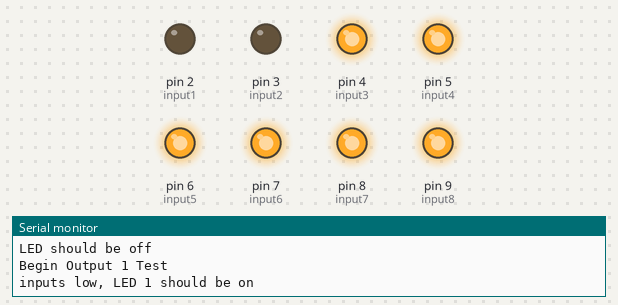
A sketch run on a simulated Arduino Uno, built with avr-gcc and run on an emulated ATmega328P. Shown: output pins drawn as LEDs (lit = HIGH), the last lines printed to the serial monitor.

Above: at 9.1 s.
At 11.1 s:
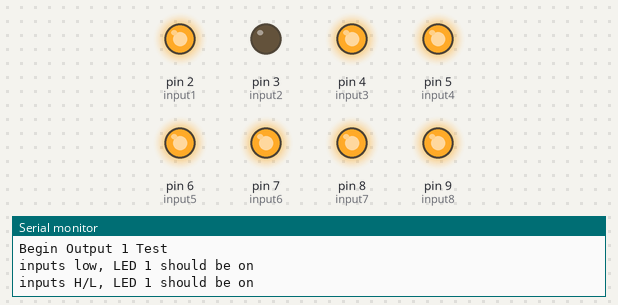
At 13.1 s:
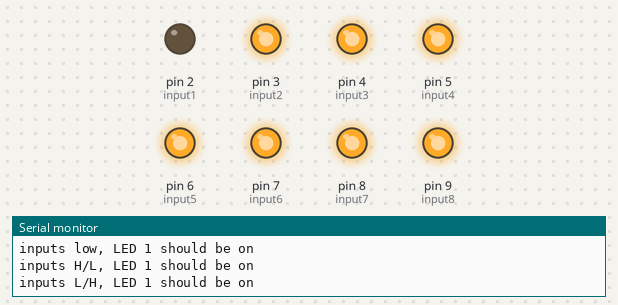
At 21.1 s:
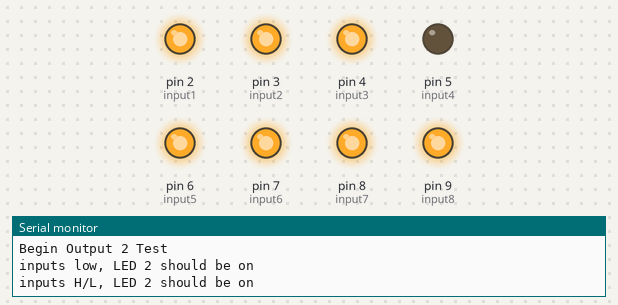
At 29.1 s:
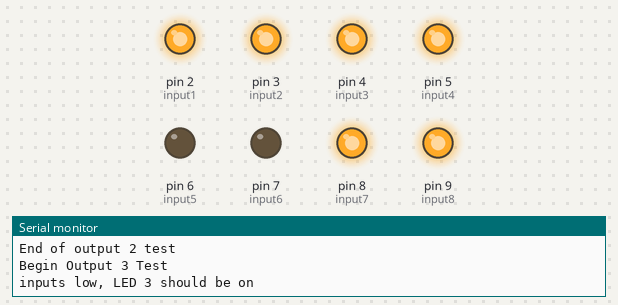
At 35.1 s:
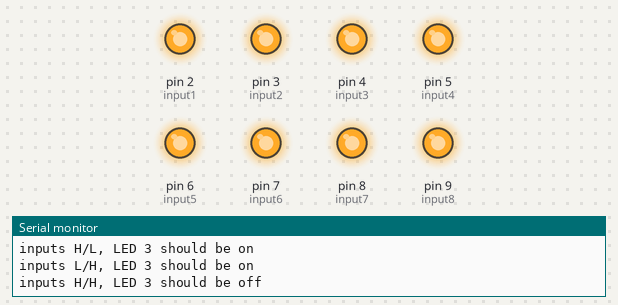
Timing chart, 0 to 40.0 s (numbered marks = the images above):
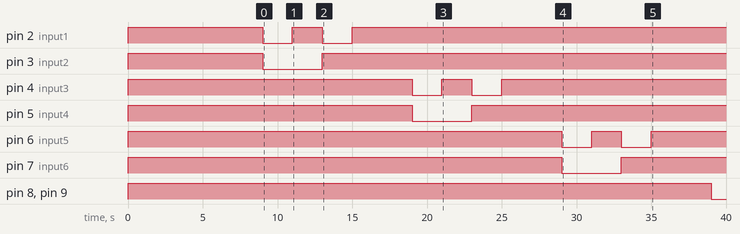

Measured:
- by itself, pin 2 (input1): alternates HIGH for 2.0 s and LOW for 2.0 s, 4 changes in all, then stays HIGH
- by itself, pin 3 (input2): HIGH → LOW at 9.0 s, → HIGH 4.0 s later
- by itself, pin 4 (input3): HIGH → LOW at 19.0 s, → HIGH 2.0 s later, → LOW 2.0 s later, → HIGH 2.0 s later, … (4 changes in this stretch)
- by itself, pin 5 (input4): HIGH → LOW at 19.0 s, → HIGH 4.0 s later
- by itself, pin 6 (input5): HIGH → LOW at 29.0 s, → HIGH 2.0 s later, → LOW 2.0 s later, → HIGH 2.0 s later, … (4 changes in this stretch)
- by itself, pin 7 (input6): HIGH → LOW at 29.0 s, → HIGH 4.0 s later
- by itself, pin 8 (input7), pin 9 (input8): HIGH → LOW at 39.0 s

The sketch:

74HC132.ino
```cpp
#define input1 2
#define input2 3
#define input3 4
#define input4 5
#define input5 6
#define input6 7
#define input7 8
#define input8 9

void resetLEDs(){
  digitalWrite(input1, HIGH);
  digitalWrite(input2, HIGH);
  digitalWrite(input3, HIGH);
  digitalWrite(input4, HIGH);
  digitalWrite(input5, HIGH);
  digitalWrite(input6, HIGH);
  digitalWrite(input7, HIGH);
  digitalWrite(input8, HIGH);
}

void setup() {
  // put your setup code here, to run once:
  pinMode(input1, OUTPUT);
  pinMode(input2, OUTPUT);
  pinMode(input3, OUTPUT);
  pinMode(input4, OUTPUT);
  pinMode(input5, OUTPUT);
  pinMode(input6, OUTPUT);
  pinMode(input7, OUTPUT);
  pinMode(input8, OUTPUT);
  Serial.begin(9600);
  Serial.println("BEGIN TEST");
  resetLEDs();
  Serial.println("All LED's should be off");
  delay(5000);

}

void TestOutput(int testOutput){
  switch(testOutput){
    case 1:
      Serial.println("Begin Output 1 Test");
      digitalWrite(input1, LOW);
      digitalWrite(input2, LOW);
      Serial.println("inputs low, LED 1 should be on");
      delay(2000);
      resetLEDs();
      digitalWrite(input1, HIGH);
      digitalWrite(input2, LOW);
      Serial.println("inputs H/L, LED 1 should be on");
      delay(2000);
      resetLEDs();
      digitalWrite(input1, LOW);
      digitalWrite(input2, HIGH);
      Serial.println("inputs L/H, LED 1 should be on");
      delay(2000);
      resetLEDs();
      digitalWrite(input1, HIGH);
      digitalWrite(input2, HIGH);
      Serial.println("inputs H/H, LED 1 should be off");
      delay(2000);
      resetLEDs();
      Serial.println("End of output 1 test");
      break;
    case 2:
      Serial.println("Begin Output 2 Test");
      digitalWrite(input3, LOW);
      digitalWrite(input4, LOW);
      Serial.println("inputs low, LED 2 should be on");
      delay(2000);
      resetLEDs();
      digitalWrite(input3, HIGH);
      digitalWrite(input4, LOW);
      Serial.println("inputs H/L, LED 2 should be on");
      delay(2000);
      resetLEDs();
      digitalWrite(input3, LOW);
      digitalWrite(input4, HIGH);
      Serial.println("inputs L/H, LED 2 should be on");
      delay(2000);
      resetLEDs();
      digitalWrite(input3, HIGH);
      digitalWrite(input4, HIGH);
      Serial.println("inputs H/H, LED 2 should be off");
      delay(2000);
      resetLEDs();
      Serial.println("End of output 2 test");
      break;
    case 3:
      Serial.println("Begin Output 3 Test");
      digitalWrite(input5, LOW);
      digitalWrite(input6, LOW);
      Serial.println("inputs low, LED 3 should be on");
      delay(2000);
      resetLEDs();
      digitalWrite(input5, HIGH);
      digitalWrite(input6, LOW);
      Serial.println("inputs H/L, LED 3 should be on");
      delay(2000);
      resetLEDs();
      digitalWrite(input5, LOW);
      digitalWrite(input6, HIGH);
      Serial.println("inputs L/H, LED 3 should be on");
      delay(2000);
      resetLEDs();
      digitalWrite(input5, HIGH);
      digitalWrite(input6, HIGH);
      Serial.println("inputs H/H, LED 3 should be off");
      delay(2000);
      resetLEDs();
      Serial.println("End of output 3 test");
      break;
    case 4:
      Serial.println("Begin Output 4 Test");
      digitalWrite(input7, LOW);
      digitalWrite(input8, LOW);
      Serial.println("inputs low, LED 4 should be on");
      delay(2000);
      resetLEDs();
      digitalWrite(input7, HIGH);
      digitalWrite(input8, LOW);
      Serial.println("inputs H/L, LED 4 should be on");
      delay(2000);
      resetLEDs();
      digitalWrite(input7, LOW);
      digitalWrite(input8, HIGH);
      Serial.println("inputs L/H, LED 4 should be on");
      delay(2000);
      resetLEDs();
      digitalWrite(input7, HIGH);
      digitalWrite(input8, HIGH);
      Serial.println("inputs H/H, LED 4 should be off");
      delay(2000);
      resetLEDs();
      Serial.println("End of output 4 test");
      break;
  }
}

void loop() {
  Serial.println("Cycle Start");
  delay(2000);
  resetLEDs();
  Serial.println("LED should be off");
  delay(2000);
  TestOutput(1);
  delay(2000);
  TestOutput(2);
  delay(2000);
  TestOutput(3);
  delay(2000);
  TestOutput(4);
  delay(2000);

  Serial.println("Cycle Complete");
}
```
